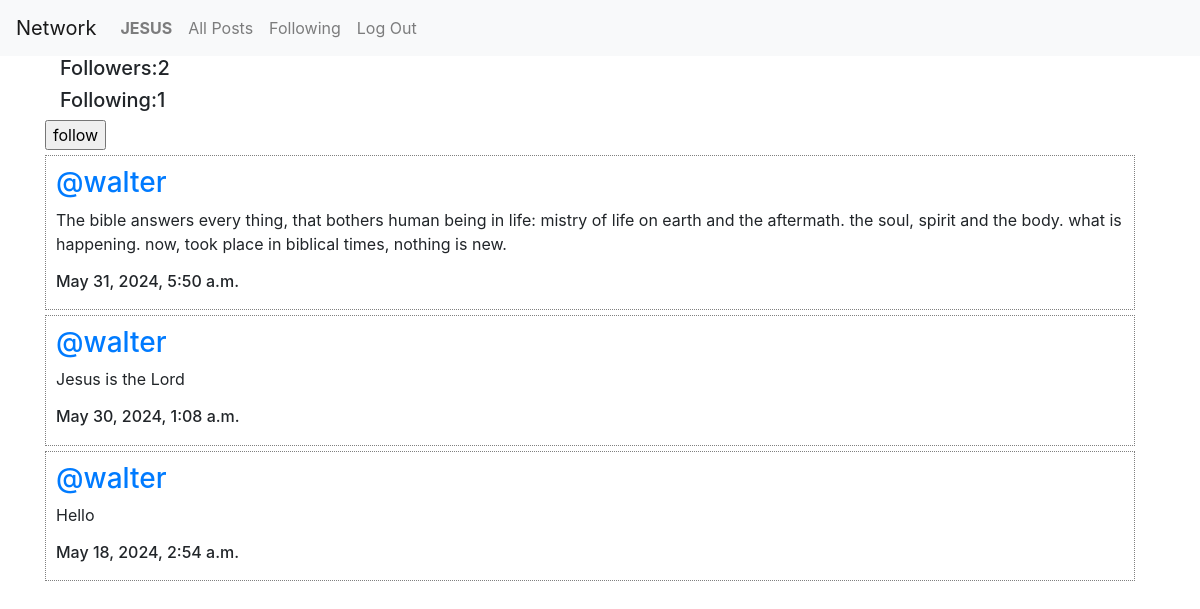
The app's page /profile/1 (signed in) with its own data.
### network/models.py (models this page shows, shortened)
class User(AbstractUser):
    pass

class Post(models.Model):
    user = models.ForeignKey(User, on_delete=models.CASCADE, related_name= "sender")
    information = models.CharField(max_length= 165)
    date = models.DateTimeField(auto_now_add= True)

### network/views.py (the view)
# urls.py: path("profile/<int:user_id>", views.profile, name="profile"),
def profile(request, user_id):
    user= User.objects.get(pk=user_id)
    all_posts= Post.objects.filter(user=user).order_by("id").reverse()
    following= Follow.objects.filter(user=user)
    followers= Follow.objects.filter(user_follower=user)
    try:
        verify_follow= followers.filter(user=User.objects.get(pk=request.user.id))
        if len(verify_follow) != 0:
            is_following = True
        else:
            is_following = False
    except:
            is_following != True
    paginator = Paginator(all_posts, 10)
    page_number = request.GET.get('page')
    page_posts= paginator.get_page(page_number)
    return render(request, "network/profile.html", {
                "all_posts":all_posts,
                "page_posts":page_posts,
                "username":user.username,
                "following":following,
                "followers":followers,
                "is_following":is_following,
                "user_identity":user,
    })

### network/templates/network/profile.html (shortened to what this page needs)
{% extends "network/layout.html" %}
{% load static %}
{% block body %}
    <div class="container">
        <div class="">
            <h5 class="col-6">Followers:{{followers.count}}</h5>
            <h5 class="col-6">Following:{{following.count}}</h5>
            {% if user.is_authenticated %}
                {% if user != user_identity %}
                    {% if is_following %}
                    <form action="{% url 'follow' %}" method="post">
                        <input type="submit" value="follow"/>
                    </form>
                {% else %}
                    <form action="{% url 'unfollow' %}" method="post">
                        {% csrf_token %}
                        <input type="hidden" name="follow1" value="{{user_identity}}"/>
                        <input type="submit" value="unfollow"/>
                    </form>
                    {% endif %}
                {% endif %}
            {% endif%}
    </div>
    <div class= "allPosts">
        {% for post in page_posts %}
            <div class= "post_2">
                <h3 class="username"><a href="{% url 'profile' user_id=post.user.id %}">@{{post.user}}</a></h3>
                <p class="information">{{post.information}}</p>
                <h6 class="date">{{post.date}}</h6>
            </div>
        {% endfor %}
    </div>
{% endblock %}

### network/templates/network/layout.html (shortened to what this page needs)
{% load static %}
<!DOCTYPE html>
<html lang="en">
    <head>
        <link rel="stylesheet" href="https://stackpath.bootstrapcdn.com/bootstrap/4.4.1/css/bootstrap.min.css">
        <link href="{% static 'network/style.css' %}" rel="stylesheet">
        <link rel="stylesheet" href="https://cdnjs.cloudflare.com/ajax/libs/font-awesome/4.7.0/css/font-awesome.min.css">
    </head>
    <body>
        <nav class="navbar navbar-expand-lg navbar-light bg-light">
            <a class="navbar-brand" href="{% url 'index' %}">Network</a>
            <div>
              <ul class="navbar-nav mr-auto">
                {% if user.is_authenticated %}
                    <li class="nav-item">
                        <a class="nav-link" href="{% url 'profile' user_id=user.id %}"><strong>{{ user.username }}</strong></a>
                    </li>
                {% endif %}
                    <li class="nav-item">
                        <a class="nav-link" href="{% url 'index' %}">All Posts</a>
                    </li>
                {% if user.is_authenticated %}
                    <li class="nav-item">
                        <a class="nav-link" href="{% url 'following' %}">Following</a>
                    </li>
                    <li class="nav-item">
                        <a class="nav-link" href="{% url 'logout' %}">Log Out</a>
                    </li>
                {% endif %}
              </ul>
            </div>
          </nav>
        <div class="body">
            {% block body %}
            {% endblock %}
        </div>
    </body>
</html>

### network/static/network/style.css (style rules this page uses)
.post_2 { border: 1px dotted grey; margin-top:5px; margin-bottom:5px; display:flex; justify-content:center; flex-direction:column;margin-right:20px; padding:10px; }

### network/templates/network/profile.html (style rules this page uses)
.post_2 { border:1px dotted grey; margin-top:5px; margin-bottom:5px; display:flex; justify-content:center; flex-direction:column;margin-right:20px; padding:10px; }

### records on screen
User: username "JESUS"
Post: user "walter", information "The bible answers every thing, that bothers human being in life: mistry of life on earth and the aftermath. the soul, spirit and the body. what is happening. now, took place in biblical times, nothing is new.", date "May 31, 2024, 5:50 a.m."
Post: user "walter", information "Jesus is the Lord", date "May 30, 2024, 1:08 a.m."
Post: user "walter", information "Hello", date "May 18, 2024, 2:54 a.m."

### other values on screen
{{ followers.count }} "2"
{{ following.count }} "1"
